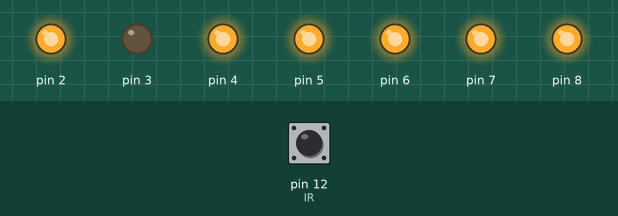
Simulated run of this sketch. Board: Arduino Uno, built with avr-gcc and run on an emulated ATmega328P. Shown: output pins drawn as LEDs (lit = HIGH). Dashed ring = blinking. The test bench sets the inputs (shaded band); at power-on: pin 12 (IR) HIGH.

Above: at 1.2 s.
1.3 s: pin 12 (IR) pulsed LOW 5 times (0.12 s each, 0.3 s apart)
At 1.87 s:
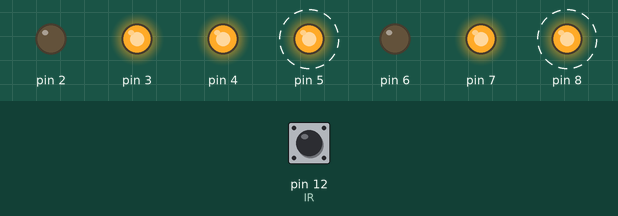
At 3.8 s:
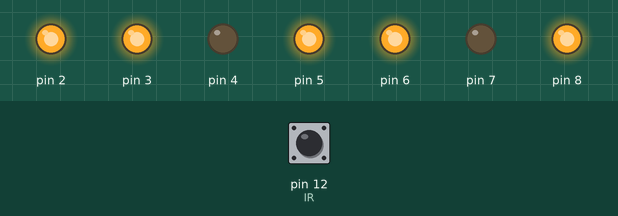
4.3 s: pin 12 (IR) pulsed LOW 2 times (0.12 s each, 0.3 s apart)
At 5.4 s:
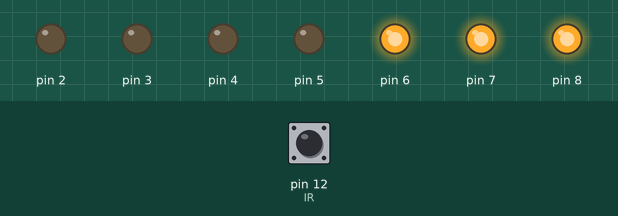
Timing chart, 0 to 7.3 s (numbered marks = the images above; inputs shaded):
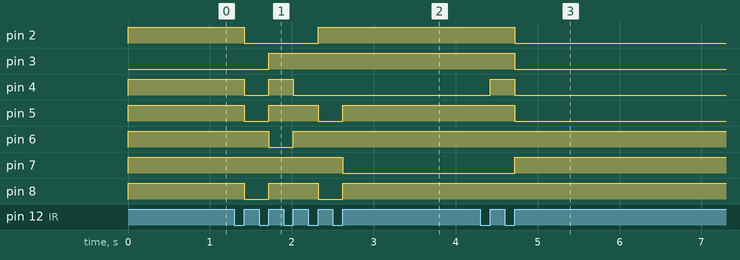

The sketch:

main.ino
```cpp
#define IR 12

byte seg[7];
byte counter = 0;
bool state = 0;

void writeDigit(int n);
void clearDigit();

void setup()
{
  for (int i = 8; i >= 2; i--)
  {
    seg[8 - i] = i;
    pinMode(i, OUTPUT);
  }
  pinMode(IR, INPUT);
  //  Serial.begin(9600);
}

void loop()
{
  byte reader = digitalRead(IR);
  if (state == 0)
  {
    switch (reader)
    {
    case 1:
      state = 1;

      if (counter == 10)
        counter = 1;
      clearDigit();
      writeDigit(counter);
      counter++;
      break;
    case 0:
      state = 0;
      break;
    }
  }

  if (reader == LOW)
  {
    state = 0;
  }
}

void writeDigit(int n)
{
  for (int i = 0; i < 7; i++)
  {
    switch (n)
    {
    case 0:
      if (i != 5)
        digitalWrite(seg[i], HIGH);
      break;
    case 1:
      if (i == 1 || i == 2)
        digitalWrite(seg[i], HIGH);
      break;
    case 2:
      if (i != 6 && i != 2)
        digitalWrite(seg[i], HIGH);
      break;
    case 3:
      if (i != 6 && i != 4)
        digitalWrite(seg[i], HIGH);
      break;
    case 4:
      if (i != 0 && i != 3 && i != 4)
        digitalWrite(seg[i], HIGH);
      break;
    case 5:
      if (i != 1 && i != 4)
        digitalWrite(seg[i], HIGH);
      break;
    case 6:
      if (i != 1)
        digitalWrite(seg[i], HIGH);
      break;
    case 7:
      if (i == 0 || i == 1 || i == 2)
        digitalWrite(seg[i], HIGH);
      break;
    case 8:
      digitalWrite(seg[i], HIGH);
      break;
    case 9:
      if (i != 4)
        digitalWrite(seg[i], HIGH);
      break;
    }
  }
}

void clearDigit()
{
  for (int i = 0; i < 7; i++)
    digitalWrite(seg[i], LOW);
}
```

Measured:
- after the input at 1.3 s, pin 2: HIGH → LOW after 0.12 s, → HIGH 0.90 s later; pin 3: LOW → HIGH after 0.42 s; pin 4: HIGH → LOW after 0.12 s, → HIGH 0.30 s later, → LOW 0.30 s later; pin 5, pin 8: alternates HIGH for 0.60 s and LOW for 0.30 s, 4 changes in all, then stays HIGH, starting after 0.12 s; pin 6: HIGH → LOW after 0.42 s, → HIGH 0.30 s later
- after the input at 4.3 s, pin 2, pin 3, pin 5: HIGH → LOW after 0.42 s; pin 4: LOW → HIGH after 0.12 s, → LOW 0.30 s later; pin 7: LOW → HIGH after 0.42 s
